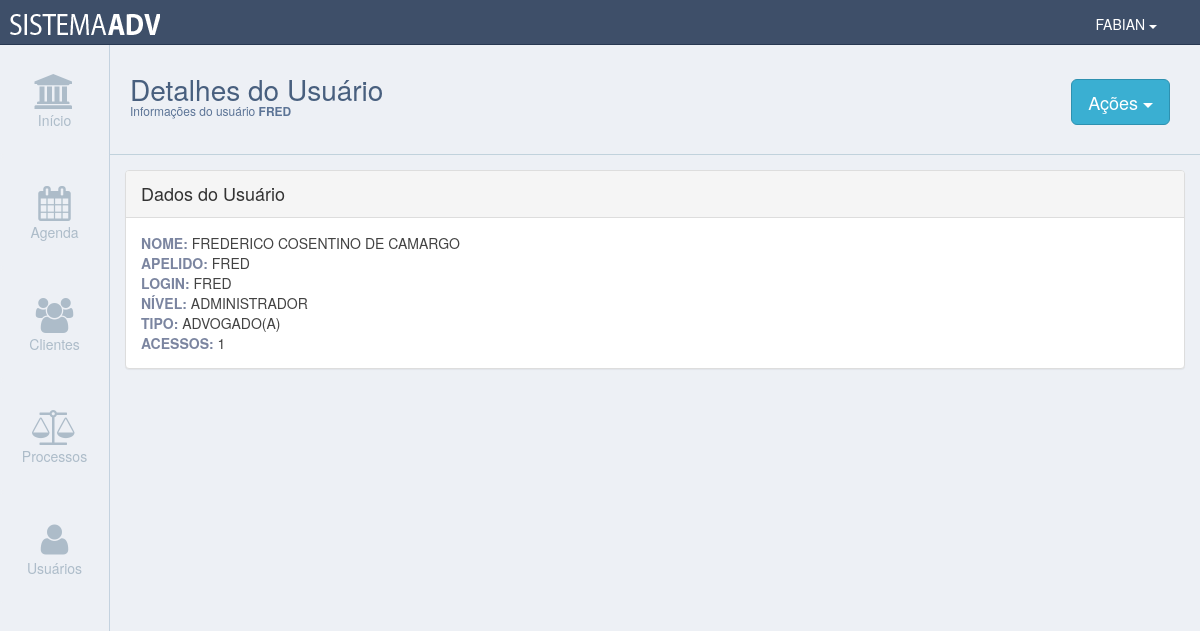
Screenshot of /detalheUsuario.php?codigo=56 (signed in) with the database file from the repository.
### tables this page shows
CREATE TABLE IF NOT EXISTS `usuario` (
  `usuarioId` int(11) NOT NULL,
  `usuarioLogin` varchar(255) DEFAULT NULL,
  `usuarioSenha` varchar(255) DEFAULT NULL,
  `usuarioNome` varchar(255) DEFAULT NULL,
  `usuarioApelido` varchar(255) DEFAULT NULL,
  `usuarioNivel` int(11) DEFAULT NULL,
  `usuarioStatus` tinyint(1) DEFAULT '1',
  `usuarioTipo` int(11) DEFAULT NULL,
  `usuarioQtdAcesso` int(11) DEFAULT '0',
  `usuarioResetaSenha` tinyint(1) DEFAULT '0'
);

### php/detalUsuario.php (called while the page is built, shortened)
<?php require_once("dashboard.php"); ?>
<?php
   if (isset($_GET["codigo"]) ) {
    $usuarioId = $_GET["codigo"];
    }
    $consulta = "SELECT usuarioId, usuarioLogin, usuarioNome, usuarioApelido, usuarioNivel, usuarioTipo, usuarioStatus, usuarioQtdAcesso FROM usuario WHERE usuarioId = {$usuarioId} ";
    $detalhe = mysqli_query($conecta, $consulta);
        if ( !$detalhe ) {
            die("Falha no banco");
        } else {
            $dados_detalhe 				= mysqli_fetch_assoc($detalhe);
			$usuarioLogin				= $dados_detalhe["usuarioLogin"];
			$usuarioNome				= $dados_detalhe["usuarioNome"];
            $usuarioApelido  		    = $dados_detalhe["usuarioApelido"];
			$usuarioNivel    		    = $dados_detalhe["usuarioNivel"];
			$usuarioTipo    		    = $dados_detalhe["usuarioTipo"];
			$usuarioQtdAcesso    	    = $dados_detalhe["usuarioQtdAcesso"];
        }
?>

### detalheUsuario.php (the view, shortened to what this page needs)
<?php require_once("php/verificacaoNivel.php"); ?>
<?php require_once("php/detalUsuario.php"); ?>
<!doctype html>
<html>
 	<body>
    	<div id="conteudo">
   		<div class="container-fluid no-padding">
            <div class="header">
                <div class="titulo-box-texto">
                    <h3 class="titulo-texto">Detalhes do Usuário</h3>
                    <h5>Informações do usuário <strong><?php echo utf8_encode($usuarioApelido) ?></strong></h5>
                </div>
                <div class="titulo-box-botao">
                  <div class="btn-group">
                      <button type="button" class="btn btn-lg botao-menu-topo dropdown-toggle" data-toggle="dropdown" aria-haspopup="true" aria-expanded="false">Ações <span class="caret"></span>
                      </button>
                    </div>
                </div>
            </div>
            <div class="panel panel-default">
              <div class="panel-heading">Dados do Usuário</div>
              <div class="panel-body">
                    <div class="row">
                        <div class="col-md-12">
                            <span class="indiceEntrada">NOME: </span><span class="indiceValor"><?php echo utf8_encode($usuarioNome) ?></span>
                        </div>
                    </div>
                    <div class="row">
                        <div class="col-md-12">
                            <span class="indiceEntrada">APELIDO: </span><span class="indiceValor"><?php echo utf8_encode($usuarioApelido) ?></span>
                        </div>
                    </div>
                    <div class="row">
                        <div class="col-md-12">
                            <span class="indiceEntrada">LOGIN: </span><span class="indiceValor"><?php echo utf8_encode($usuarioLogin) ?></span>
                        </div>
                    </div>
                    <div class="row">
                        <div class="col-md-12">
                            <span class="indiceEntrada">NÍVEL: </span><span class="indiceValor"><?php if ($usuarioNivel < 2 ) {
                                                                                                    echo "USUÁRIO COMUM";
                                                                                                    } else {
                                                                                                    echo "ADMINISTRADOR"; }	 ?></span>
                        </div>
                    </div>
                    <div class="row">
                        <div class="col-md-12">
                            <span class="indiceEntrada">TIPO: </span><span class="indiceValor"><?php if ($usuarioTipo < 2 ) {
                                                                                                    echo "SECRETÁRIO(A)";
                                                                                                    } else {
                                                                                                    echo "ADVOGADO(A)"; }	 ?></span>
                        </div>
                    </div>
                    <div class="row">
                        <div class="col-md-12">
                            <span class="indiceEntrada">ACESSOS: </span><span class="indiceValor"><?php echo $usuarioQtdAcesso ?></span>
                        </div>
                    </div>
              </div>
            </div>
 	</body>
</html>

### css/pure-min.css (style rules this page uses)
html { font-family:sans-serif;-ms-text-size-adjust:100%;-webkit-text-size-adjust:100% }
body { margin:0 }
b,strong { font-weight:700 }
button,input,optgroup,select,textarea { color:inherit;font:inherit;margin:0 }
button { overflow:visible }
button,select { text-transform:none }
button,html input[type=button],input[type=reset],input[type=submit] { -webkit-appearance:button;cursor:pointer }

### css/estilo.css (style rules this page uses)
html, body { width: 100%; height: 100%; background-color: #edf0f5; overflow-x: hidden; }
.no-padding { padding-right: 0; padding-left: 0; padding-top: 0; padding-bottom: 0; }
#conteudo { width: calc(100% - 110px); height: calc(100% - 45px); position: absolute; top: 45px; left: 110px; background-color: #edf0f5; }
.header { width: 100%; height: 110px; background-color: #edf0f5; border-bottom: 1px solid #c1d2dc; }
.titulo-box-texto { width: auto; height: 110px; float: left; padding-left: 20px; padding-top: 20px; }
.titulo-box-botao { width: auto; height: 110px; float: right; line-height: 110px; margin-right: 30px; }
.titulo-texto { color: #485F7E; font-size: 28px; font-weight: 400; line-height: 9px; }
.botao-menu-topo { border: 1px solid #2e91b0; background-color: #3aafd2 !important; color: #FFF !important; }
h5 { font-size: 12px; color: #5C7496; }
.panel-default { margin-left: 15px; margin-right: 15px; margin-top: 15px; }
.panel-heading { color: #78879C; font-size: 18px; }
.indiceEntrada { color: #7B85A0; font-weight: 600; }
.indiceValor { color: #434343; font-weight: normal; }

### rows the page displays
usuario: usuarioApelido "FRED", usuarioNome "FREDERICO COSENTINO DE CAMARGO", usuarioLogin "FRED", usuarioQtdAcesso "1"

### other values shown
utf8_encode($_SESSION['APELIDOUSER']) "FABIAN"
